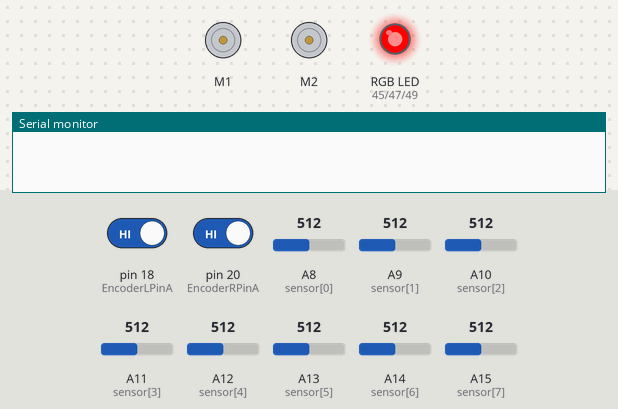
The sketch below on a simulated Arduino Mega 2560, built with avr-gcc and run on an emulated ATmega2560. Parts: 2 × DC motor (green arrow = forward, orange = backward, longer = faster), an RGB LED mixed from three pins (HIGH = lit), the last lines printed to the serial monitor. The test bench sets the inputs (shaded band); at power-on: pin 18 (EncoderLPinA) HIGH, pin 20 (EncoderRPinA) HIGH, A8 (sensor[0]) = 512, A9 (sensor[1]) = 512, A10 (sensor[2]) = 512, A11 (sensor[3]) = 512, A12 (sensor[4]) = 512, A13 (sensor[5]) = 512, A14 (sensor[6]) = 512, A15 (sensor[7]) = 512.

Above: at 1.1 s.
At 2.9 s:
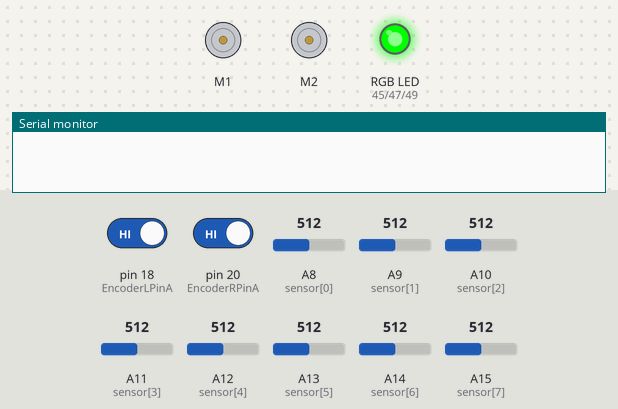
At 4.7 s:
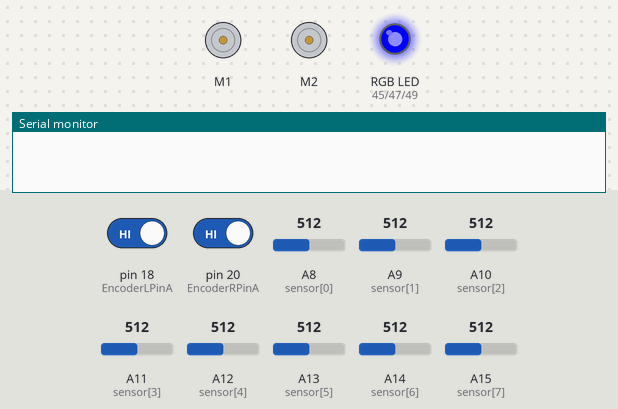
At 7.7 s:
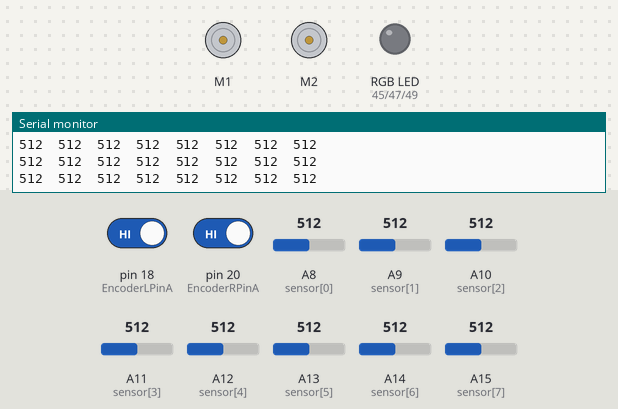
At 23.81 s:
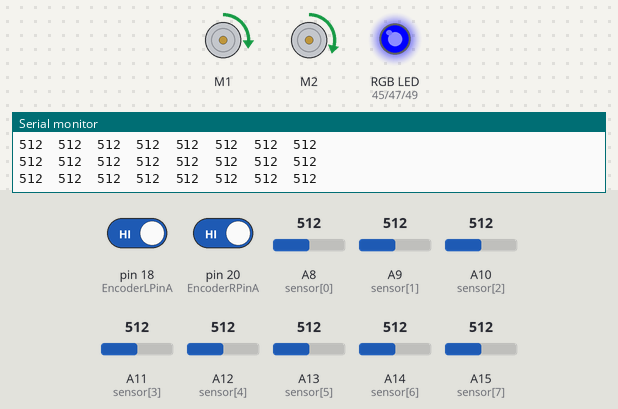
At 39.68 s:
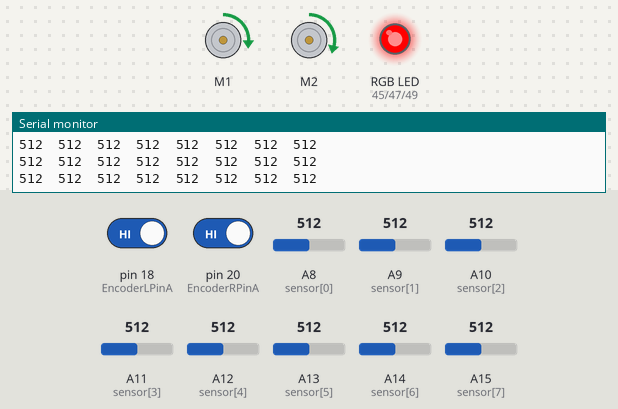
Timing chart, 0 to 40.0 s (numbered marks = the images above):
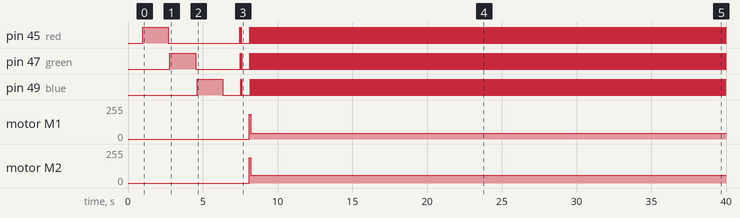

Measured:
- by itself, pin 45 (red), pin 47 (green): moves between LOW and HIGH, repeating every 15.0 s
- by itself, pin 49 (blue): goes LOW 1.2 s, HIGH 0.02 s, LOW 0.05 s, HIGH 0.02 s, LOW 0.56 s, 460 × (HIGH 0.02 s, LOW 0.05 s), then HIGH
- by itself, motor M1: stopped → forward 184/255 at 8.1 s, → forward 44/255 0.08 s later
- by itself, motor M2: stopped → forward 191/255 at 8.1 s, → forward 57/255 0.08 s later

The sketch:

colorSensorPanel2.ino
```cpp
#include "DualVNH5019MotorShield.h"


#define red 45
#define green 47
#define blue 49

#define whiteThreshold 850
#define bgThreshold


int count = 0;
int color[] = {red, green, blue};
int sensor[] = {62, 63, 64, 65, 66, 67, 68, 69};
int pidColor[] = {0, 0, 0, 0, 0, 0, 0, 0};
int pidColorAvg[]={0,0,0,0,0,0,0,0};


int rgbMax[3][8] = {0};
int colorArray[3][8] = {0};

int colorError = 0;
int colorErrorLast = 0;
int speedColor;
int colFollor = 0;


int speedEncoder = 0;
float last_errorEncoder = 0;
float errorEncoder = 0;

float last_errorR = 0;
float last_errorL = 0;


#define EncoderLPinA 18//20
#define EncoderLPinB 19//19
#define EncoderRPinA 20
#define EncoderRPinB 21
long countL = 0;
long countR = 0;


DualVNH5019MotorShield md;


void setup() {
  // put your setup code here, to run once:
  Serial.begin(9600);
  //   md.init();
  pinMode(red, OUTPUT);
  pinMode(green, OUTPUT);
  pinMode(blue, OUTPUT);


  pinMode(EncoderLPinA, INPUT);
  pinMode(EncoderLPinB, INPUT);
  pinMode(EncoderRPinA, INPUT);
  pinMode(EncoderRPinB, INPUT);


  attachInterrupt(digitalPinToInterrupt(EncoderLPinA), readEncoderL, CHANGE);
  attachInterrupt(digitalPinToInterrupt(EncoderRPinA), readEncoderR, CHANGE);

  calibirate2();

}

void loop() {


//testGreen();
//  Serial.println();
//  delay(100);


//  goBlue();
   goRed();
//goGreen();


//testGreen();
//
//  Serial.println();
//  delay(100);


  //            Serial.print(pidColor[0]);
  //            Serial.print("\t");
  //            Serial.print(pidColor[1]);
  //            Serial.print("\t");
  //            Serial.print(pidColor[2]);
  //            Serial.print("\t");
  //            Serial.print(pidColor[3]);
  //            Serial.print("\t");
  //            Serial.print(pidColor[4]);
  //            Serial.print("\t");
  //            Serial.print(pidColor[5]);
  //            Serial.print("\t");
  //            Serial.print(pidColor[6]);
  //            Serial.print("\t");
  //            Serial.print(pidColor[7]);
  //            Serial.print("\t");
  //            Serial.print(colorError);
  //            Serial.print("\t");
  //        Serial.println();
  //
  //    //
  //    delay(50);


}


void goRed() {


  pidTest2(2);
  pidTest2(2);

  if (count > 0) {

    if (count == 8) {
      delay(100000);
    }
    if (colFollor == 0) {


      countR = 0;
      countL = 0;


      md.setBrakes(400, 400);
      delay(500);
      md.setSpeeds(-290 , -300 );
      delay(10);
      while (abs(countL + countR) < 70) {
        pidEncoder();
        pidTest2(2);

        speedColor = constrain( 2 * colorError + 0  * (colorError - colorErrorLast) , -40, 40);
        md.setSpeeds(-150 + speedEncoder - speedColor, -180 - speedEncoder + speedColor ); //200,250
      }


      delay(10);

      colFollor = 1;


    }
    // 2,1.5
    //0.008, 0.08

    speedColor = constrain( 2 * colorError + 1.5  * (colorError - colorErrorLast) , -200, 200);
    colorErrorLast = colorError;

    md.setSpeeds(290 - speedColor, 310 + speedColor);
    delay(20);
    md.setBrakes(200, 200);
  }

  else {
    colFollor = 0;
    countR = 0;
    countL = 0;
    md.setBrakes(400, 400);
    delay(500);
    md.setSpeeds(290 , 300 );
    delay(10);
    while (count == 0) {
      pidEncoder();
      pidTest2(2);
      // md.setSpeeds(190 - speed1 - speed2 - speedEncoder, 215 + speed1 + speed2 + speedEncoder);
      md.setSpeeds(70 - speedEncoder , 90 + speedEncoder ); //200,250
    }

    md.setBrakes(400, 400);
    delay(500);
  }


}

void goBlue() {
  testBlue();

  if (count > 0) {

    if (count == 8) {
      delay(100000);
    }
    if (colFollor == 0) {


      countR = 0;
      countL = 0;


      md.setBrakes(400, 400);
      delay(500);
      md.setSpeeds(-290 , -300 );
      delay(10);
      while (abs(countL + countR) < 70) {
        testBlue();
        pidEncoder();
        speedColor = constrain( 2 * colorError + 0  * (colorError - colorErrorLast) , -40, 40);
        md.setSpeeds(-150 + speedEncoder - speedColor , -180 - speedEncoder + speedColor); //200,250
      }


      delay(10);

      colFollor = 1;


    }
    // 2,1.5
    //0.008, 0.08

    speedColor = constrain( 2 * colorError + 1.5  * (colorError - colorErrorLast) , -200, 200);
    colorErrorLast = colorError;

    md.setSpeeds(290 - speedColor, 310 + speedColor);
    delay(10);
    md.setBrakes(300, 300);
  }

  else {
    colFollor = 0;
    countR = 0;
    countL = 0;
    md.setBrakes(400, 400);
    delay(500);
    md.setSpeeds(290 , 300 );
    delay(10);
    while (count == 0) {
      pidEncoder();
      testBlue();
      // md.setSpeeds(190 - speed1 - speed2 - speedEncoder, 215 + speed1 + speed2 + speedEncoder);
      md.setSpeeds(90 - speedEncoder , 110 + speedEncoder ); //200,250
    }

    md.setBrakes(400, 400);
    delay(500);
  }
}


void testBlue() {
  digitalWrite(red, HIGH);
  digitalWrite(green, HIGH);

  int blueVal = 0;
  count = 0;
  for (int i = 0; i < 8; i++) {
    blueVal = analogRead(sensor[i]);
    if ((rgbMax[0][i] + rgbMax[1][i] + rgbMax[2][i] ) / 3 - blueVal > 170) {
      Serial.print("blue");
      count++;
      pidColor[i] = 1;
      Serial.print("\t");
    }
    else {
      pidColor[i] = 0;
      Serial.print("white");
      Serial.print("\t");
    }

  }


  int sum = 0;
  for (int i = 0; i < 8; i++) {
    sum = sum + 1000 * pidColor[i] * i;
  }
  if (count != 0) {
    colorError = 3500 - (sum / count);
  }
  else {
    colorError = 0;
  }


}


void goGreen() {
  testGreen();

  if (count > 0) {

    if (count == 8) {
      delay(100000);
    }
    if (colFollor == 0) {


      countR = 0;
      countL = 0;


      md.setBrakes(400, 400);
      delay(500);
      md.setSpeeds(-290 , -300 );
      delay(10);
      while (abs(countL + countR) < 70) {
        testGreen();
        pidEncoder();
        speedColor = constrain( 2 * colorError + 0  * (colorError - colorErrorLast) , -40, 40);
        md.setSpeeds(-150 + speedEncoder - speedColor , -180 - speedEncoder + speedColor); //200,250
      }


      delay(10);

      colFollor = 1;


    }
    // 2,1.5
    //0.008, 0.08

    speedColor = constrain( 2 * colorError + 1.5  * (colorError - colorErrorLast) , -200, 200);
    colorErrorLast = colorError;

    md.setSpeeds(290 - speedColor, 310 + speedColor);
    delay(10);
    md.setBrakes(300, 300);
  }

  else {
    colFollor = 0;
    countR = 0;
    countL = 0;
    md.setBrakes(400, 400);
    delay(500);
    md.setSpeeds(290 , 300 );
    delay(10);
    while (count == 0) {
      pidEncoder();
      testGreen();
      // md.setSpeeds(190 - speed1 - speed2 - speedEncoder, 215 + speed1 + speed2 + speedEncoder);
      md.setSpeeds(90 - speedEncoder , 110 + speedEncoder ); //200,250
    }

    md.setBrakes(400, 400);
    delay(500);
  }
}


void testGreen() {
  digitalWrite(red, HIGH);
  digitalWrite(blue, HIGH);

  int greenVal = 0;
  count = 0;
  for (int i = 0; i < 8; i++) {
    greenVal = analogRead(sensor[i]);
    if ((rgbMax[0][i] + rgbMax[1][i] + rgbMax[2][i] ) / 3 - greenVal > 200) {
      Serial.print("green");
      count++;
      pidColor[i] = 1;
      Serial.print("\t");
    }
    else {
      pidColor[i] = 0;
      Serial.print("white");
      Serial.print("\t");
    }

  }


  int sum = 0;
  for (int i = 0; i < 8; i++) {
    sum = sum + 1000 * pidColor[i] * i;
  }
  if (count != 0) {
    colorError = 3500 - (sum / count);
  }
  else {
    colorError = 0;
  }


}


void pidTest() {
  for (int k = 0; k < 3; k++) {


    digitalWrite(color[k], HIGH);


    delay(10);

    for (int i = 0; i < 8; i++) {
      //      colorArray[k][i] = map(getRead(3, sensor[i]),0 , rgbMax[k][i], 0, 1024);
      colorArray[k][i] = getRead(3, sensor[i]);
      if (k == 0) {
        colorArray[k][i] += 50;
      }
      if (k == 2) {
        colorArray[k][i] += 40;
      }
    }
    delay(10);
    digitalWrite(color[k], LOW);

  }

//  for (int i = 0; i < 8; i++) {
//    Serial.print(colorArray[0][i]);
//    Serial.print(" ");
//    Serial.print(colorArray[1][i]);
//    Serial.print(" ");
//    Serial.print(colorArray[2][i]);
//    Serial.print("     ");
//
//  }
  //


    for (int i = 0; i < 8; i++) {

      if ((colorArray[0][i] + colorArray[1][i] + colorArray[2][i]) / 3 > (rgbMax[0][i] + rgbMax[1][i] + rgbMax[2][i] ) / 3  ) {
        Serial.print("white\t");

      }
      else {
        int x[] = {colorArray[0][i], colorArray[1][i], colorArray[2][i]};
        int max = findMax(x);

        if (max == 0) {

          Serial.print("red\t");


        }
        else if (max == 1) {

          Serial.print("Green\t");


        }
        else if (max == 2) {
          Serial.print("Blue\t");
        }
        else {
          Serial.print("error-1");
        }
      }
    }
}


void pidTest2(int col) {
  for (int k = 0; k < 3; k++) {
    digitalWrite(color[k], HIGH);
    delay(10);
    for (int i = 0; i < 8; i++) {
      //      colorArray[k][i] = map(getRead(3, sensor[i]),0 , rgbMax[k][i], 0, 1024);
      colorArray[k][i] = getRead(3, sensor[i]);
      if (k == 0) {
        colorArray[k][i] += 50;
      }
      if (k == 2) {
        colorArray[k][i] += 40;
      }
    }
    delay(10);
    digitalWrite(color[k], LOW);

  }
  count = 0;
  for (int i = 0; i < 8; i++) {

    if (checkColorTest4(i) == col) {
      pidColor[i] = 1;
      count++;

    }
    else {
      pidColor[i] = 0;
    }
  }

  int sum = 0;
  for (int i = 0; i < 8; i++) {
    sum = sum + 1000 * pidColor[i] * i;
  }
  if (count != 0) {
    colorError = 3500 - (sum / count);
  }
  else {
    colorError = 0;
  }


}


int checkColorTest4(int pin) {

  if ((colorArray[0][pin] + colorArray[1][pin] + colorArray[2][pin]) / 3 > (rgbMax[0][pin] + rgbMax[1][pin] + rgbMax[2][pin] ) / 3  ) {
    return -1;

  }
  else {
    int x[] = {colorArray[0][pin], colorArray[1][pin], colorArray[2][pin]};
    int max = findMax(x);

    if (max == 0) {

      return 0;

    }
    else if (max == 1) {

      return 1;

    }
    else if (max == 2) {
      return 2;
    }
    else {
      Serial.print("error-1");
    }
  }


}


int getRead(int x, int pin) {
  int sum = 0;
  for (int i = 0; i < x; i++) {
    sum += analogRead(pin);
  }
  return (sum / x);
}


int findMax(int n[]) {
  int m = 0;
  int maxVal = 0;
  for (int i = 0; i < 3; i++) {

    if (n[i] > maxVal) {
      maxVal = n[i];
      m = i;
    }
  }
  return m;
}


void calibirate2() {


  //delay(100);
  //for(int k=0;k<3;k++){
  //
  //  int rm = 0;
  //  digitalWrite(color[k], HIGH);
  //  for (int i = 0; i < 8; i++) {
  //    rgbMin[k][i]=1024;
  //    for (int j = 0; j < 10; j++) {
  //      rm = analogRead(sensor[i]);
  //
  //      if (rm < rgbMin[k][i]) {
  //        rgbMin[k][i] = rm;
  //      }
  //      delay(10);
  //    }
  //
  //    delay(10);
  //  }
  //  digitalWrite(color[k], LOW);
  //  delay(100);
  //
  //}
  //
  //
  //  for (int j = 0; j < 3; j++) {
  //    for (int i = 0; i < 8; i++) {
  //      Serial.print(rgbMin[j][i]);
  //      Serial.print("  ");
  //    }
  //    Serial.println();
  //
  //  }
  //
  //
  //delay(5000);
  delay(1000);
  for (int k = 0; k < 3; k++) {

    //red
    int rm = 0;


    digitalWrite(color[k], HIGH);


    delay(10);
    for (int i = 0; i < 8; i++) {
      int sum = 0;
      for (int j = 0; j < 20; j++) {

        rm = analogRead(sensor[i]);
        sum += rm;

        delay(10);
      }
      rgbMax[k][i] = sum / 20;

      delay(10);
    }
    digitalWrite(color[k], LOW);
    delay(100);

  }

  delay(1000);


  for (int j = 0; j < 3; j++) {
    for (int i = 0; i < 8; i++) {
      Serial.print(rgbMax[j][i]);
      Serial.print("  ");
    }
    Serial.println();

  }


}


void forwardEncoder() {


  //digitalWrite(redLed, LOW);


}


void pidEncoder() {
  errorEncoder = ((countL) - countR);
  speedEncoder = constrain(0.1 * errorEncoder + 0.2  * (errorEncoder - last_errorEncoder) , -100, 100); //10
  last_errorEncoder = errorEncoder;
}


void readEncoderL()
{
  if (digitalRead(EncoderLPinB) == digitalRead(EncoderLPinA) )
  {
    countL = countL + 1; //may need to redefine positive and negative directions
  }
  else
  {
    countL = countL - 1;
  }
}

void readEncoderR()
{
  if (digitalRead(EncoderRPinB) == digitalRead(EncoderRPinA) )
  {
    countR = countR - 1; //may need to redefine positive and negative directions
  }
  else
  {
    countR = countR + 1;
  }

}
```
